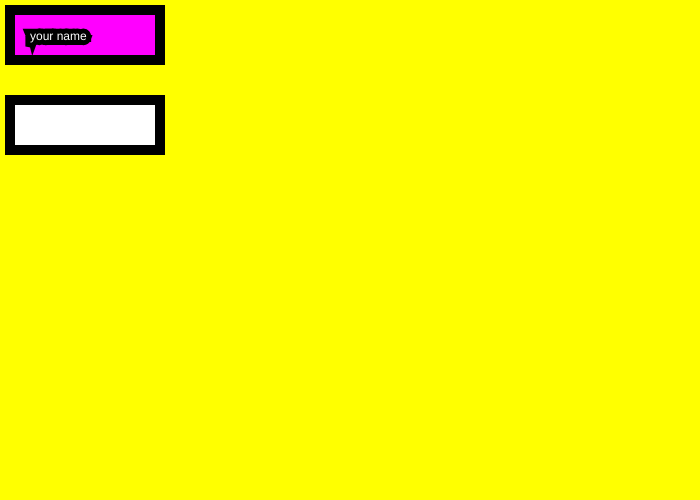
Frame 1 (no input)
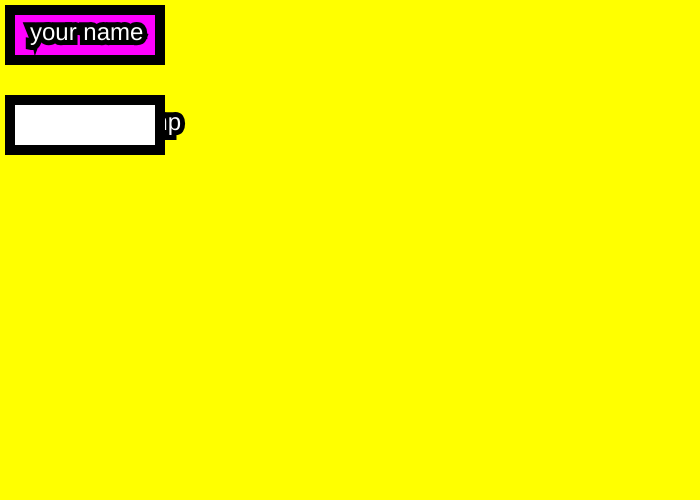
Frame 60 (no input)
Frame 120 (the mouse pressed at the canvas centre since frame 60): identical to frame 60, image omitted

The p5.js sketch that drew these frames (run headless with seeded random() and noise() and a simulated clock; from frame 60 on, the mouse is pressed at the canvas centre):

// p5.js sketch
// ── sketch.js
function setup()
{
  createCanvas(700,500);

}

function draw()
{
	background(255,255,0)

	fill(255,0,255);
	stroke(0,0,0);
	strokeWeight(10);


	rect(10,10,150,50);

  fill(255,255,255)

	text("your name",30,40);

  text("Donald Trump",30,130);
  textSize(24)

	rect(10,100,150,50);

	fill(255,255,255);


}
